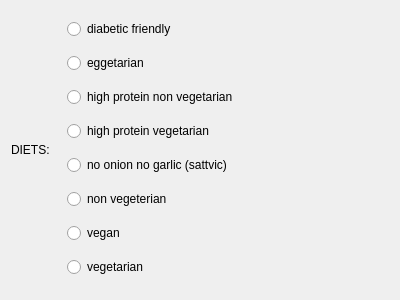
<?xml version="1.0" encoding="UTF-8"?>
<ui version="4.0">
 <class>Diet</class>
 <widget class="QDialog" name="Diet">
  <property name="geometry">
   <rect>
    <x>0</x>
    <y>0</y>
    <width>400</width>
    <height>300</height>
   </rect>
  </property>
  <property name="windowTitle">
   <string>Dialog</string>
  </property>
  <layout class="QHBoxLayout" name="horizontalLayout_3">
   <item>
    <widget class="QLabel" name="label">
     <property name="maximumSize">
      <size>
       <width>50</width>
       <height>16777215</height>
      </size>
     </property>
     <property name="text">
      <string>DIETS:</string>
     </property>
    </widget>
   </item>
   <item>
    <layout class="QVBoxLayout" name="verticalLayout">
     <item>
      <widget class="QRadioButton" name="radioButton">
       <property name="text">
        <string>diabetic friendly</string>
       </property>
      </widget>
     </item>
     <item>
      <widget class="QRadioButton" name="radioButton_2">
       <property name="text">
        <string>eggetarian</string>
       </property>
      </widget>
     </item>
     <item>
      <widget class="QRadioButton" name="radioButton_3">
       <property name="text">
        <string>high protein non vegetarian</string>
       </property>
      </widget>
     </item>
     <item>
      <widget class="QRadioButton" name="radioButton_4">
       <property name="text">
        <string>high protein vegetarian</string>
       </property>
      </widget>
     </item>
     <item>
      <widget class="QRadioButton" name="radioButton_5">
       <property name="text">
        <string>no onion no garlic (sattvic)</string>
       </property>
      </widget>
     </item>
     <item>
      <widget class="QRadioButton" name="radioButton_6">
       <property name="text">
        <string>non vegeterian</string>
       </property>
      </widget>
     </item>
     <item>
      <widget class="QRadioButton" name="radioButton_7">
       <property name="text">
        <string>vegan</string>
       </property>
      </widget>
     </item>
     <item>
      <widget class="QRadioButton" name="radioButton_8">
       <property name="text">
        <string>vegetarian</string>
       </property>
      </widget>
     </item>
    </layout>
   </item>
  </layout>
 </widget>
 <resources/>
 <connections/>
</ui>
